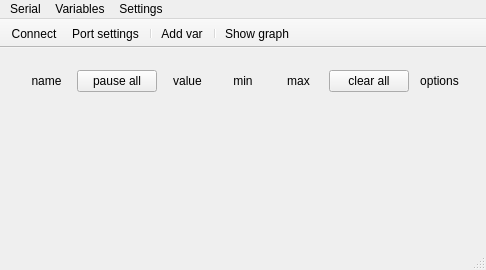
<?xml version="1.0" encoding="UTF-8"?>
<ui version="4.0">
 <class>MainWindow</class>
 <widget class="QMainWindow" name="MainWindow">
  <property name="geometry">
   <rect>
    <x>0</x>
    <y>0</y>
    <width>486</width>
    <height>270</height>
   </rect>
  </property>
  <property name="windowTitle">
   <string>MainWindow</string>
  </property>
  <widget class="QWidget" name="centralWidget">
   <property name="sizePolicy">
    <sizepolicy hsizetype="Expanding" vsizetype="Fixed">
     <horstretch>0</horstretch>
     <verstretch>0</verstretch>
    </sizepolicy>
   </property>
   <layout class="QVBoxLayout" name="verticalLayout">
    <item>
     <widget class="QWidget" name="gridWidget" native="true">
      <property name="minimumSize">
       <size>
        <width>0</width>
        <height>0</height>
       </size>
      </property>
      <layout class="QGridLayout" name="pairsLayout">
       <item row="0" column="0">
        <widget class="QLabel" name="nameLabel">
         <property name="text">
          <string>name</string>
         </property>
         <property name="alignment">
          <set>Qt::AlignCenter</set>
         </property>
        </widget>
       </item>
       <item row="0" column="2">
        <widget class="QLabel" name="valueLabel">
         <property name="text">
          <string>value</string>
         </property>
         <property name="alignment">
          <set>Qt::AlignCenter</set>
         </property>
        </widget>
       </item>
       <item row="0" column="4">
        <widget class="QLabel" name="maxLabel">
         <property name="text">
          <string>max</string>
         </property>
         <property name="alignment">
          <set>Qt::AlignCenter</set>
         </property>
        </widget>
       </item>
       <item row="0" column="3">
        <widget class="QLabel" name="minLabel">
         <property name="text">
          <string>min</string>
         </property>
         <property name="alignment">
          <set>Qt::AlignCenter</set>
         </property>
        </widget>
       </item>
       <item row="0" column="6">
        <widget class="QLabel" name="optionLabel">
         <property name="text">
          <string>options</string>
         </property>
         <property name="alignment">
          <set>Qt::AlignCenter</set>
         </property>
        </widget>
       </item>
       <item row="0" column="1">
        <widget class="QPushButton" name="pauseAllButton">
         <property name="text">
          <string>pause all</string>
         </property>
         <property name="checkable">
          <bool>true</bool>
         </property>
        </widget>
       </item>
       <item row="0" column="5">
        <widget class="QPushButton" name="clearAllButton">
         <property name="text">
          <string>clear all</string>
         </property>
        </widget>
       </item>
      </layout>
     </widget>
    </item>
    <item>
     <spacer name="verticalSpacer">
      <property name="orientation">
       <enum>Qt::Vertical</enum>
      </property>
      <property name="sizeHint" stdset="0">
       <size>
        <width>20</width>
        <height>40</height>
       </size>
      </property>
     </spacer>
    </item>
   </layout>
  </widget>
  <widget class="QMenuBar" name="menuBar">
   <property name="geometry">
    <rect>
     <x>0</x>
     <y>0</y>
     <width>486</width>
     <height>19</height>
    </rect>
   </property>
   <widget class="QMenu" name="menuSerial">
    <property name="title">
     <string>Serial</string>
    </property>
    <addaction name="actionConnect"/>
    <addaction name="actionPort_settings"/>
   </widget>
   <widget class="QMenu" name="menuVariables">
    <property name="title">
     <string>Variables</string>
    </property>
    <addaction name="actionAdd_var"/>
   </widget>
   <widget class="QMenu" name="menuSettings">
    <property name="title">
     <string>Settings</string>
    </property>
   </widget>
   <addaction name="menuSerial"/>
   <addaction name="menuVariables"/>
   <addaction name="menuSettings"/>
  </widget>
  <widget class="QToolBar" name="mainToolBar">
   <property name="movable">
    <bool>false</bool>
   </property>
   <attribute name="toolBarArea">
    <enum>TopToolBarArea</enum>
   </attribute>
   <attribute name="toolBarBreak">
    <bool>false</bool>
   </attribute>
   <addaction name="actionConnect"/>
   <addaction name="actionPort_settings"/>
   <addaction name="separator"/>
   <addaction name="actionAdd_var"/>
   <addaction name="separator"/>
   <addaction name="actionAddGraph"/>
  </widget>
  <widget class="QStatusBar" name="statusBar"/>
  <action name="actionConnect">
   <property name="checkable">
    <bool>true</bool>
   </property>
   <property name="text">
    <string>Connect</string>
   </property>
   <property name="toolTip">
    <string>Connect</string>
   </property>
  </action>
  <action name="actionAdd_var">
   <property name="text">
    <string>Add var</string>
   </property>
  </action>
  <action name="actionClear_values">
   <property name="text">
    <string>Clear values</string>
   </property>
  </action>
  <action name="actionRemove_var">
   <property name="text">
    <string>Remove var</string>
   </property>
  </action>
  <action name="actionPort_settings">
   <property name="text">
    <string>Port settings</string>
   </property>
  </action>
  <action name="actionAddGraph">
   <property name="checkable">
    <bool>false</bool>
   </property>
   <property name="text">
    <string>Show graph</string>
   </property>
  </action>
 </widget>
 <layoutdefault spacing="6" margin="11"/>
 <resources/>
 <connections/>
</ui>
